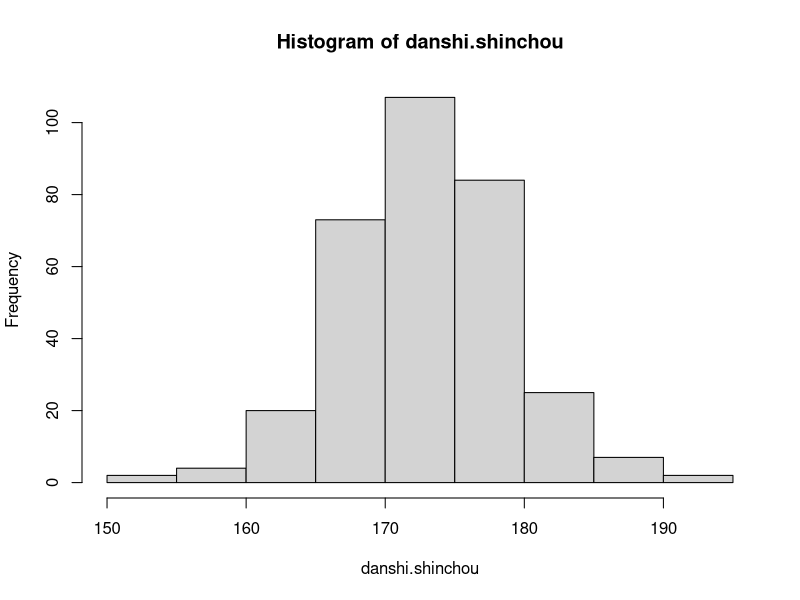
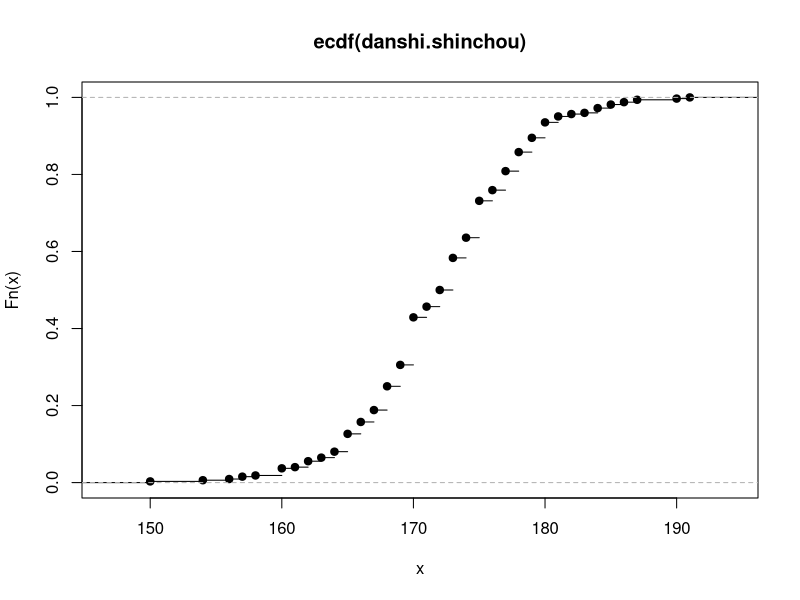
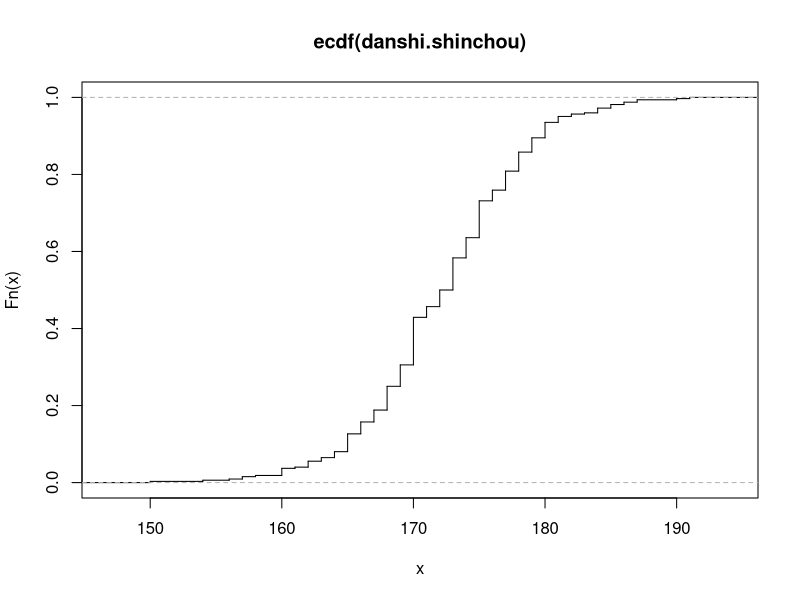
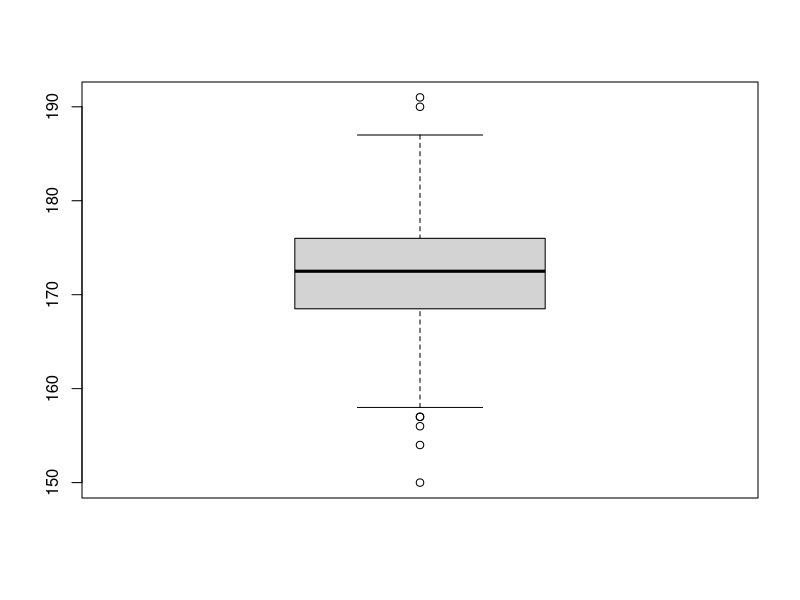
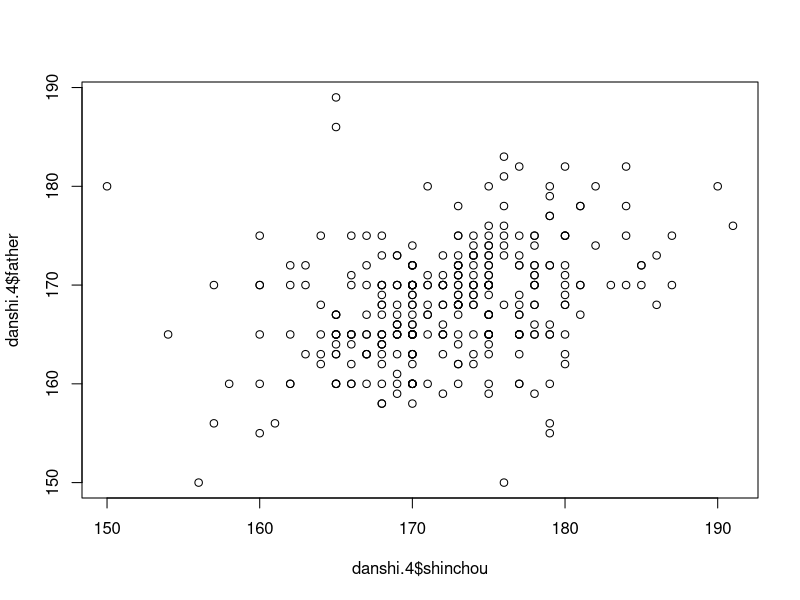
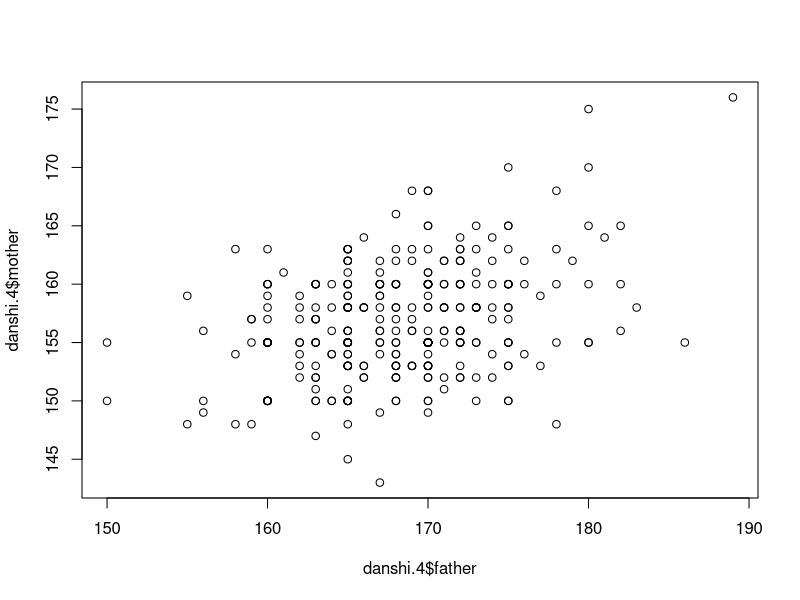
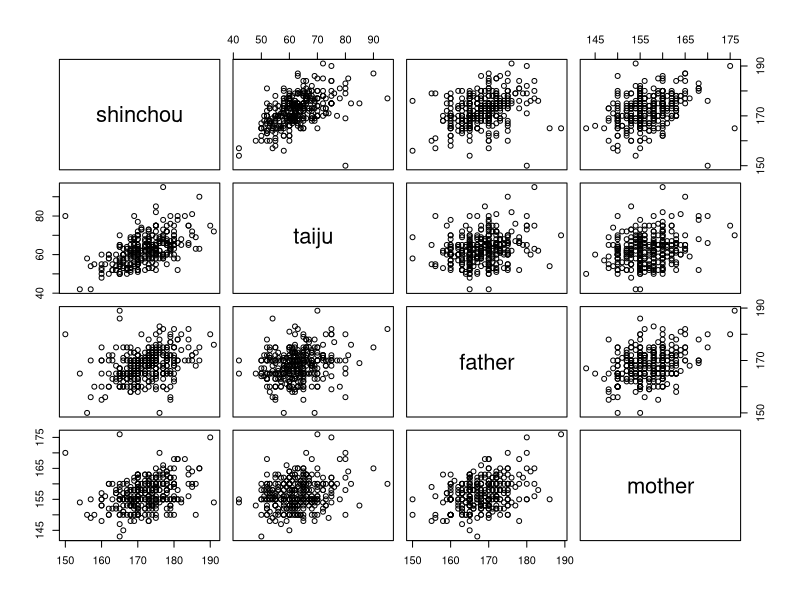
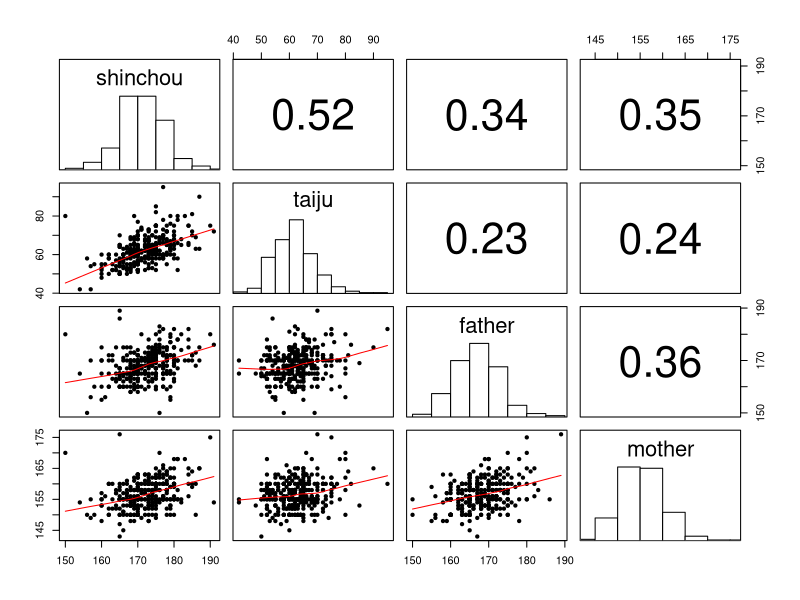

Reproduce these figures in R, in order.
# #より右はコメントであり，実行されない
# カーソルのある位置でctrl+enterでその行が実行される
# または範囲指定してctrl+enterで複数行の実行
# 右上の「Run」をクリックでも「実行」

student <- read.csv("student.csv", header = T)
student$shinchou[1:10] 
danshi.shinchou <- student[student$seibetsu == 1, 1] #男子学生の身長ベクトル
## 関数subsetを使った男子学生の抽出方法は分かりますか？
h <- hist(danshi.shinchou, right=FALSE)       # ヒストグラム．histの区切りはbreaksで指定する
h$counts  # 度数のカウント（histで作られたオブジェクトは）各ビンの度数の情報を保持
h$counts/length(danshi.shinchou)             # 相対度数


plot(ecdf(danshi.shinchou),do.points=T, verticals=F)  # 描画
plot(ecdf(danshi.shinchou), do.points=FALSE, verticals=TRUE)  # 描画

mean(danshi.shinchou) # 平均
var(danshi.shinchou) # 分散
sd(danshi.shinchou) # 標準偏差
summary(danshi.shinchou) # 要約統計量
boxplot(danshi.shinchou) # 箱ひげ図
quantile(danshi.shinchou, probs = seq(from = 0, to = 1, by = 0.1)) # 分位点

danshi.4 <- student[student$seibetsu == 1, 1:4] #男子学生の身長，体重，父身長，母身長
danshi.4
summary(danshi.4) # 要約統計量
var(danshi.4) # 分散共分散行列
cor(danshi.4) # 相関係数行列
plot(danshi.4$shinchou, danshi.4$father) # 散布図 息子 vs 父
plot(danshi.4$father, danshi.4$mother) # 散布図 息子 vs 母
cor(danshi.4$father, danshi.4$mother) # 散布図 父 vs 母

pairs(danshi.4) # 原始的な散布図行列
## library(psych)
install.packages("psych") # psychというパッケージにより格好良い散布図行列の関数あり
library(psych) # psychの読み込み
## pairs.panels(z)
pairs.panels(danshi.4, hist.col="white", rug=F, ellipses=F, lm=F, density=F)

## 自作の関数
## 平均 +- 標準偏差 の間に入る観測値の相対頻度を数える
inrange <- function(x){                         # 関数定義
  m <- mean(x);   n <- length(x);   s <- sd(x)*sqrt((n-1)/n)
  return((x > m-s) & (x < m+s)) # xと同じ長さの論理値ベクトル
}
sum(inrange(danshi.shinchou))/length(danshi.shinchou)     # 割合

## チェビシェフの不等式
Chebychev <- NULL # 空き箱
for(k in 2:4){
  out <- 1-inrange(danshi.shinchou)
  Chebychev<- c(Chebychev, 1/k^2-sum(out)/length(danshi.shinchou))
}
Chebychev # チェビシェフの不等式は，1/k^2<sum(out)/length(danshi.shinchou)を主張

## Rで分割表を作る．
## 男子学生の「自宅or下宿」「恋人ありorなし」に関するダミー変数（0 or 1）
danshi.2 <- student[student$seibetsu == 1, c("jitaku", "koibito")]
danshi.2.0 <- subset(student, select = c("jitaku", "koibito"), subset = (seibetsu == 1))
danshi.2
danshi.2.0

jitaku.koibito.tab <- table(jitaku = danshi.2$jitaku, koibito = danshi.2$koibito) 
jitaku.koibito.tab
addmargins(jitaku.koibito.tab)
jitaku.koibito.tab[, 2]
sum(jitaku.koibito.tab[, 2]) / nrow(danshi.2)

jitaku.koibito.tab[1,2]/sum(jitaku.koibito.tab[1,])
jitaku.koibito.tab[2,2]/sum(jitaku.koibito.tab[2,])

## 2x2分割表の相関係数
cor(danshi.2)
bunshi <- jitaku.koibito.tab[1,1]*jitaku.koibito.tab[2,2]-jitaku.koibito.tab[1,2]*jitaku.koibito.tab[2,1]
bunbo <- sqrt(sum(jitaku.koibito.tab[,1])*sum(jitaku.koibito.tab[,2])*sum(jitaku.koibito.tab[1,])*sum(jitaku.koibito.tab[2,]))
bunshi/bunbo
## 女子学生でやってみよう


## 単回帰分析
kaiki.1 <- lm(shinchou ~ father, data=danshi.4) #回帰分析を行うための関数lm，息子の身長は父の身長でどの程度説明可能か？ 
summary(kaiki.1)
kaiki.1$residuals #残差ベクトルの表示
rss.kaiki.1 <- sum(kaiki.1$residuals^2) #残差平方和
plot(danshi.4$father, danshi.4$shinchou) #散布図
abline(kaiki.1) #回帰直線を上書き

danshi.4$father.meter <- danshi.4$father/100 #身長の単位をcm --> m
danshi.4$shinchou.meter <- danshi.4$shinchou/100 #身長の単位をcm --> m
head(danshi.4) #先頭のいくつかの成分を表示

## 単位を変えた回帰分析 
kaiki.2 <- lm(shinchou.meter ~ father.meter, data=danshi.4) #回帰分析を行うための関数lm 
summary(kaiki.2) #回帰分析の結果
kaiki.2$residuals #残差ベクトルの表示
rss.kaiki.2 <- sum(kaiki.2$residuals^2) #残差平方和
plot(danshi.4$father.meter, danshi.4$shinchou.meter) #散布図
abline(kaiki.2) #回帰直線を上書き

rss.kaiki.1; rss.kaiki.2 # 目的変数の単位を変えたときの残差平方和の比較

## 身長のデータで重回帰分析 父，母の身長 ==> 息子の身長
library(scatterplot3d)
# 3D scatter plot
s3d <- scatterplot3d(danshi.4[,c(3,4,1)], type = "h", color = "blue", angle=70, pch = 16)
# Add regression plane
kaiki.3 <- lm(shinchou ~ father + mother, data=danshi.4) #回帰分析を行うための関数lm 
s3d$plane3d(kaiki.3)
summary(kaiki.3)

## カテゴリー変数（factor）を含む重回帰分析

danshi.5 <- student[student$seibetsu == 1, c(1:4,9)] #男子学生の身長，体重，父身長，母身長
## 9番目の変数は血液型
## 
class(danshi.5$ketsueki)
## カテゴリー変数
levels(danshi.5$ketsueki)
## "a"  "ab" "b"  "o" 
kaiki.5 <- lm(shinchou ~ father + mother + ketsueki, data=danshi.5)
summary(kaiki.5)
## ketsuekiab  -1.33198    1.13485  -1.174    0.241    
## ketsuekib   -0.53277    0.85146  -0.626    0.532    
## ketsuekio   -0.03331    0.74391  -0.045    0.964    
## 血液型の型を表現するダミー変数ketsuekiab，ketsuekib，ketsuekioが自動的に作られたことも分かる．
## これらはダミー変数で
## 血液型がabならば1 そうでないならば0
## 血液型がbならば1 そうでないならば0
## 血液型がoならば1 そうでないならば0
## またa型のダミー変数を作る必要はない．a型の人は上記の３変数ともゼロを取るからである．
## 重回帰分析でカテゴリー変数によるダミー変数を含める場合には，
## (カテゴリーの数-1)のダミー変数を作れば良いことを理解して下さい．

## そのようなダミー変数を実際に作って結果が一致するかどうかチェック
danshi.5$ketsu.ab <- 0
danshi.5$ketsu.b <- 0
danshi.5$ketsu.o <- 0

danshi.5$ketsu.ab[danshi.5$ketsueki == "ab"] <- 1
danshi.5$ketsu.b[danshi.5$ketsueki == "b"] <- 1
danshi.5$ketsu.o[danshi.5$ketsueki == "o"] <- 1

kaiki.6 <- lm(shinchou ~ father + mother + ketsu.ab + ketsu.b + ketsu.o, data=danshi.5)
summary(kaiki.6)
## t valueや"Pr(>|t|)"（P値）は説明変数の目的変数を説明する上での重要性に関わる
## 指標である．t valueは大きいほど重要性が高く，"Pr(>|t|)"（P値）は小さいほど重要性が高い
## 身長を説明する上で血液型は明らかに重要でないはずであるが，解析結果もそうなっている．

hist(danshi.5$shinchou, right=FALSE, freq=FALSE, main="身長と正規分布")
mu <- mean(danshi.5$shinchou); s <- sd(danshi.5$shinchou)
curve(dnorm(x, mean=mu, sd=s), mu-3*s, mu+3*s, ylab="", add=TRUE)
